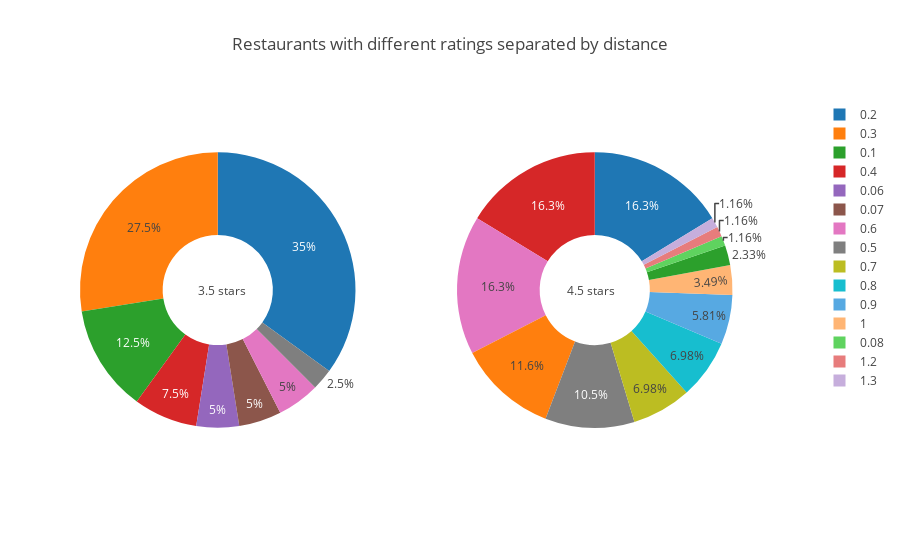

The notebook cell saved with this chart:
### Code cell
fig = {
    "data": [
        {
            "values": distances_35_numbers,
            "labels": distances_35_types,
            "name": "Distance",
            "hoverinfo":"label+percent+name",
            "hole": 0.4,
            "domain": {"x": [0, .38]},
            "type": "pie"
        },
        {
            "values": distances_45_numbers,
            "labels": distances_45_types,
            "name": "Distance",
            "hoverinfo":"label+percent+name",
            "hole": 0.4,
            "domain": {"x": [.52, 0.9]},
            "type": "pie"
        }
    ],
    "layout": {
        "title": "Restaurants with different ratings separated by distance",
        "annotations": [
            {
                "text":"3.5 stars",
                "showarrow": False,
                "x": 0.16,
                "y": 0.5
            },
            {
                "text":"4.5 stars",
                "showarrow": False,
                "x": 0.74,
                "y": 0.5
            }
        ]
    }
}
iplot(fig)

### Figure 1 — Plotly figure (JSON) as saved in the notebook; plotly's stock layout.template omitted (floating-point values rounded to 4 significant figures)
{"data": [{"domain": {"x": [0, 0.38]}, "hole": 0.4, "hoverinfo": "label+percent+name", "labels": [0.3, 0.1, 0.2, 0.06, 0.07, 0.4, 0.5, 0.6], "name": "Distance", "type": "pie", "values": [11, 5, 14, 2, 2, 3, 1, 2]}, {"domain": {"x": [0.52, 0.9]}, "hole": 0.4, "hoverinfo": "label+percent+name", "labels": [0.2, 0.3, 0.1, 0.4, 0.08, 0.5, 0.6, 1.2, 0.7, 0.8, 0.9, 1, 1.3], "name": "Distance", "type": "pie", "values": [14, 10, 2, 14, 1, 9, 14, 1, 6, 6, 5, 3, 1]}], "layout": {"annotations": [{"showarrow": false, "text": "3.5 stars", "x": 0.16, "y": 0.5}, {"showarrow": false, "text": "4.5 stars", "x": 0.74, "y": 0.5}], "title": "Restaurants with different ratings separated by distance"}}
